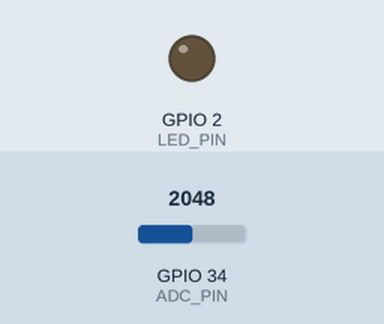
Recording of a sketch running on a simulated ESP32. Shown: output pins drawn as LEDs (lit = HIGH). The test bench sets the inputs (shaded band); at power-on: GPIO 34 (ADC_PIN) = 2048 (analog values on the 0–4095 scale). WiFi joins after 1.5 s; servers stay silent unless stated; the local clock reads 2024-03-15 10:24:30 at power-on unless the sketch sets it; what the sketch prints to the serial monitor is not drawn.

Above: at 0.1 s.
At 1.9 s:
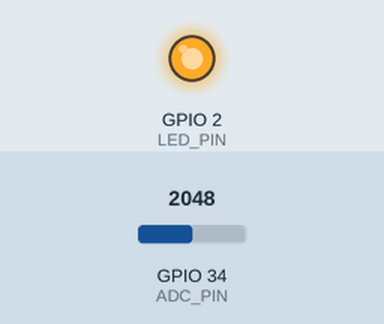
Timing chart, 0 to 3.4 s (numbered marks = the images above):
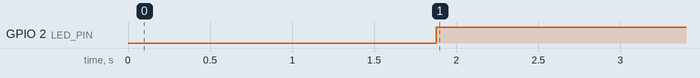

Measured:
- by itself, GPIO 2 (LED_PIN): LOW → HIGH at 1.9 s

The sketch:

finalcode.ino
```cpp
#include <Arduino.h>
#include <WiFi.h>
#include <ESP_Mail_Client.h>
#include <time.h>

// ======= USER CONFIG =======
#define ADC_PIN 34          // Amplifier output pin
#define LED_PIN 2           // Alert LED output (on when BLOCKED)
#define FS 5000.0           // Sampling rate (Hz)
#define F_SIGNAL 470        // Expected transmitter frequency (Hz)
#define N_SETS 20           // Number of sets stored
#define THRESHOLD_RATIO 0.25 // Scale for "unusually far from mean" test (in avgDev units)
#define constant_thresh_add 0.01 // Minimum voltage to create more stability in weird conditions w/ low signal

// --- Detection parameters ---
#define X_MIN_HITS 2      // Require at least this many samples in the last set to be "high"
#define COUNT_BOTH_SIDES 0  // 1 = count above or below; 0 = only above

// --- Blockage persistence parameters ---
#define Y_MAX_BLOCK_COUNT 7  // Number of consecutive blockage detections required
#define Y_DECAY_STEP 1       // Decrease per clear detection


// ======= DERIVED PARAMETERS =======
const int M_SAMPLES = (int)(FS / F_SIGNAL); // Samples per period
const unsigned long SAMPLE_PERIOD_US = (1e6 / FS);

float sets[N_SETS][M_SAMPLES];  // Circular buffer for samples
int currentSet = 0;
int currentSample = 0;
int setCycleCount = 0;

bool beamBlocked = false;
bool prevBeamBlocked = false;
int blockCounter = 0; // Hysteresis counter

// ==== TIMING ====
unsigned long lastSampleMicros = 0;
unsigned long lastComputeMillis = 0;


// ==== Wi-Fi ====
const char* ssid = "NOAHORIANO9840";
const char* password = "hotspotpassword";

// ==== Mail Config ====
SMTPSession smtp;
const char* smtpHost = "smtp.gmail.com";
const int smtpPort = 465;
const char* senderEmail = "senderemail@gmail.com";
const char* senderPassword = "password";
const char* recipientEmail = "recieveremail@gmail.com"; // or your regular email

// NTP time setup
const char* ntpServer = "pool.ntp.org";
const long gmtOffset_sec = -21600; // CST
const int daylightOffset_sec = 3600;

void setup() {
  Serial.begin(115200);
  pinMode(LED_PIN, OUTPUT);
  analogReadResolution(12); // ESP32 12-bit ADC
  Serial.printf("Starting receiver: Fs=%.1f Hz, Fsig=%.1f Hz, M=%d, N=%d, Xmin=%d\n",
                FS, F_SIGNAL, M_SAMPLES, N_SETS, X_MIN_HITS);

  // Connect to Wi-Fi ===
  connectWiFi();

  // Configure NTP Time ===
  configTime(gmtOffset_sec, daylightOffset_sec, ntpServer);

  // Print confirmation ===
  Serial.println("Receiver ready. Starting sampling/filtering loop...");
}

// === Initialize Wi-Fi and SMTP ===
void connectWiFi() {
  Serial.println("Connecting to Wi-Fi...");
  WiFi.mode(WIFI_STA);
  WiFi.begin(ssid, password);

  unsigned long startAttemptTime = millis();
  const unsigned long timeout = 20000; // 20 seconds

  while (WiFi.status() != WL_CONNECTED && millis() - startAttemptTime < timeout) {
    Serial.print(".");
    delay(500);
  }

  if (WiFi.status() == WL_CONNECTED) {
    Serial.println("\n✅ Wi-Fi connected!");
    Serial.print("IP address: ");
    Serial.println(WiFi.localIP());
  } else {
    Serial.println("\n❌ Failed to connect to Wi-Fi.");
    Serial.print("Last WiFi status: ");
    Serial.println(WiFi.status());
  }
}

void sendAlertEmail(const char* messageBody) {
  smtp.debug(1);
  ESP_Mail_Session session;
  session.server.host_name = smtpHost;
  session.server.port = smtpPort;
  session.login.email = senderEmail;
  session.login.password = senderPassword;
  session.login.user_domain = "";

  SMTP_Message message;
  message.sender.name = "Beam Safety System";
  message.sender.email = senderEmail;
  message.subject = "Critical Safety Event";
  message.addRecipient("Alert", recipientEmail);

  message.text.content = messageBody;
  message.text.transfer_encoding = Content_Transfer_Encoding::enc_7bit;

  if (!smtp.connect(&session)) {
    Serial.println("SMTP connect failed.");
    return;
  }

  if (!MailClient.sendMail(&smtp, &message)) {
    Serial.printf("Error sending Email, %s\n", smtp.errorReason().c_str());
  } else {
    Serial.println("Alert email sent successfully!");
  }
  smtp.closeSession();
}

// === Helper: Compute mean and average deviation ===
void computeStats(float &mean, float &avgDev) {
  float sum = 0;
  int count = 0;
  for (int n = 0; n < N_SETS; n++) {
    for (int m = 0; m < M_SAMPLES; m++) {
      sum += sets[n][m];
      count++;
    }
  }
  mean = sum / (float)count;

  float devSum = 0;
  for (int n = 0; n < N_SETS; n++)
    for (int m = 0; m < M_SAMPLES; m++)
      devSum += fabsf(sets[n][m] - mean);

  avgDev = devSum / (float)count;
}

static inline int clampi(int v, int lo, int hi) { return v < lo ? lo : (v > hi ? hi : v); }

// Proccess data
void processData() {
  float mean = 0, avgDev = 0;
  computeStats(mean, avgDev);

  const float thrHigh = mean + THRESHOLD_RATIO * avgDev + constant_thresh_add;
  const float thrLow  = mean - THRESHOLD_RATIO * avgDev - constant_thresh_add;

  // Inspect the most recent completed set
  const int lastSet = (currentSet - 1 + N_SETS) % N_SETS;
  int countHigh = 0, countLow = 0;

  for (int m = 0; m < M_SAMPLES; m++) {
    float v = sets[lastSet][m];
    if (v > thrHigh) countHigh++;
    if (COUNT_BOTH_SIDES && (v < thrLow)) countLow++;
  }

  const bool signalPresent =
      (countHigh >= X_MIN_HITS) || (COUNT_BOTH_SIDES && (countLow >= X_MIN_HITS));
  const bool blockedNow = !signalPresent;

  // Hysteresis logic: latch at Y_MAX_BLOCK_COUNT, clear at 0
  bool prev = beamBlocked;

  if (!beamBlocked) {
    // Not currently blocked: count up toward latch or decay otherwise
    if (blockedNow) {
      blockCounter = clampi(blockCounter + 1, 0, Y_MAX_BLOCK_COUNT);
      if (blockCounter >= Y_MAX_BLOCK_COUNT) {
        beamBlocked = true;             // latch ON
        blockCounter = Y_MAX_BLOCK_COUNT;
      }
    } else {
      blockCounter = clampi(blockCounter - Y_DECAY_STEP, 0, Y_MAX_BLOCK_COUNT);
    }
  } else {
    // Currently blocked: only clear when counter returns to 0
    if (blockedNow) {
      blockCounter = Y_MAX_BLOCK_COUNT; // maintain saturation
    } else {
      blockCounter = clampi(blockCounter - Y_DECAY_STEP, 0, Y_MAX_BLOCK_COUNT);
      if (blockCounter == 0) beamBlocked = false;
    }
  }

  // LED output follows the latched state
  digitalWrite(LED_PIN, beamBlocked ? HIGH : LOW);

  // Email only on rising edge
  if (beamBlocked && !prev) {
    struct tm timeinfo;
    if (getLocalTime(&timeinfo)) {
      char msg[128];
      strftime(msg, sizeof(msg),
               "Critical Safety Event at %I:%M %p on\n%m/%d/%Y", &timeinfo);
      sendAlertEmail(msg);
    } else {
      sendAlertEmail("Critical Safety Event (time unavailable)");
    }
  }

  prevBeamBlocked = beamBlocked;
}


// === Sampling state machine ===
void loop() {
  unsigned long now = micros();
  int phase = (setCycleCount % 3);

  // === Sampling phase (two sets) ===
  if (phase < 2) {
    if (now - lastSampleMicros >= SAMPLE_PERIOD_US) {
      lastSampleMicros = now;
      float val = analogRead(ADC_PIN) / 4095.0f;
      sets[currentSet][currentSample] = val;
      currentSample++;

      if (currentSample >= M_SAMPLES) {
        currentSample = 0;
        currentSet = (currentSet + 1) % N_SETS;
        setCycleCount++;
      }
    }
  }

  // === Lapse phase (no sampling; process) ===
  else {
    if (millis() - lastComputeMillis > (1000.0 * M_SAMPLES / FS)) {
      lastComputeMillis = millis();
      processData();
      setCycleCount++;
    }
  }
}
```
